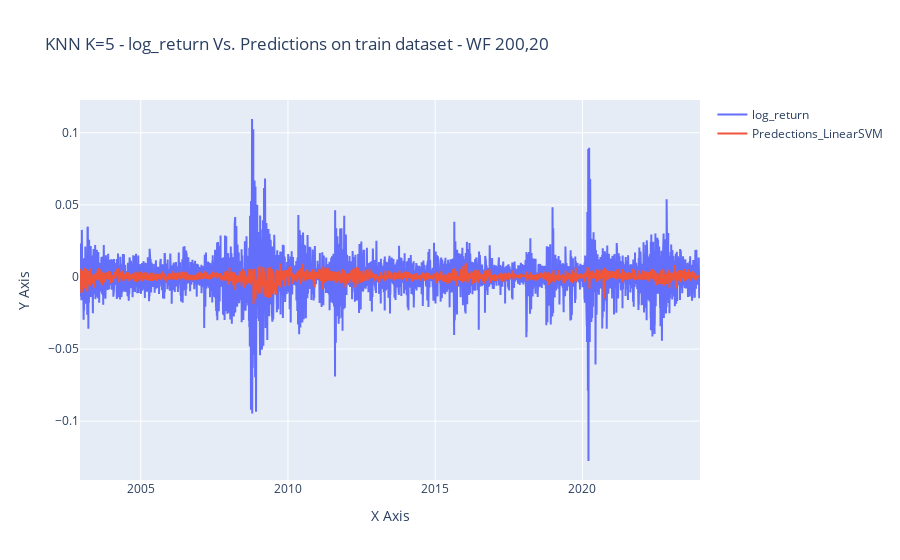

Write notebook code for a chart like this one.
### Code cell
# Assuming df is your DataFrame containing the data
# Replace 'feature1' and 'feature2' with the names of the features you want to plot
feature1 = 'log_return'
feature2 = 'Predections_LinearSVM'

# Create line plot
fig = go.Figure(data=go.Scatter(
    x=sp500_d_includes_results.index,  # Assuming the index represents x-axis values
    y=sp500_d_includes_results[feature1],
    mode='lines',
    name=feature1
))

# Add another line plot for the second feature
fig.add_trace(go.Scatter(
    x=sp500_d_includes_results.index,  # Assuming the index represents x-axis values
    y=sp500_d_includes_results[feature2],
    mode='lines',
    name=feature2
))

# Customize layout
fig.update_layout(
    title='KNN K=5 - log_return Vs. Predictions on train dataset - WF 200,20',
    xaxis=dict(title='X Axis'),  # Customize x-axis label
    yaxis=dict(title='Y Axis'),  # Customize y-axis label
    hovermode='closest'
)

# Show plot
fig.show()

### Figure 1 — Plotly figure (JSON) as saved in the notebook; plotly's stock layout.template omitted (floating-point values rounded to 4 significant figures; data arrays with more than 128 entries replaced by an {"elided": "..."} marker saying what was removed)
{"data": [{"mode": "lines", "name": "log_return", "type": "scatter", "x": {"elided": "5300 str values"}, "y": {"elided": "5300 float values"}}, {"mode": "lines", "name": "Predections_LinearSVM", "type": "scatter", "x": {"elided": "5300 str values"}, "y": {"elided": "5300 float values"}}], "layout": {"hovermode": "closest", "title": {"text": "KNN K=5 - log_return Vs. Predictions on train dataset - WF 200,20"}, "xaxis": {"title": {"text": "X Axis"}}, "yaxis": {"title": {"text": "Y Axis"}}}}
